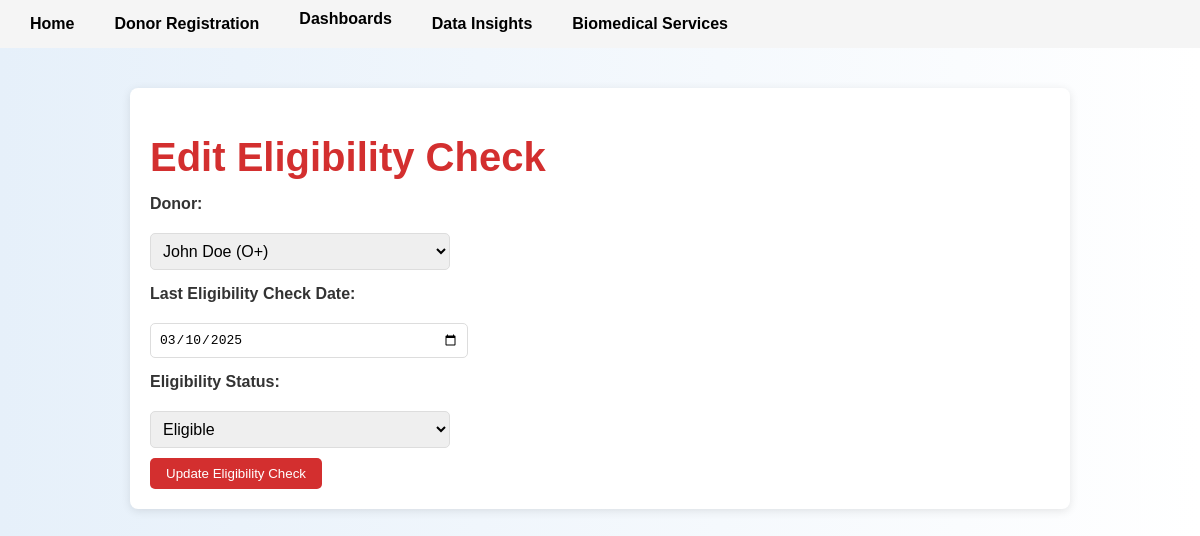
The app's page /eligibility/edit/1 with its own data.
### tables this page shows
CREATE TABLE DonationEligibility (
    EligibilityID INTEGER PRIMARY KEY AUTOINCREMENT,
    DonorID INTEGER NOT NULL,
    LastEligibilityCheck DATE NOT NULL,
    EligibilityStatus TEXT NOT NULL CHECK (EligibilityStatus IN ('Eligible', 'Not Eligible', 'Pending')),
    FOREIGN KEY (DonorID) REFERENCES Donors(DonorID) ON DELETE CASCADE
);

CREATE TABLE Donors (
    DonorID INTEGER PRIMARY KEY AUTOINCREMENT,
    Name TEXT NOT NULL,
    DateOfBirth DATE NOT NULL,
    BloodType TEXT NOT NULL CHECK (BloodType IN ('A+', 'A-', 'B+', 'B-', 'AB+', 'AB-', 'O+', 'O-')),
    ContactInfo TEXT NOT NULL,
    Email TEXT UNIQUE NOT NULL,
    LastDonationDate DATE
);

### app.py (the view, shortened to what this page needs)
@app.route('/eligibility/edit/<int:id>', methods=['GET', 'POST'])
def edit_eligibility(id):
    conn = get_db()
    eligibility = conn.execute('SELECT * FROM DonationEligibility WHERE EligibilityID = ?', (id,)).fetchone()
    donors = conn.execute('SELECT * FROM Donors').fetchall()
    return render_template('edit_eligibility.html', eligibility=eligibility, donors=donors)

### app.py (called while the page is built)
def get_db():
    conn = sqlite3.connect('database.db')
    conn.row_factory = sqlite3.Row
    return conn

### templates/edit_eligibility.html (shortened to what this page needs)
{% extends "layout.html" %}
{% block content %}
<div class="container">
    <h1>Edit Eligibility Check</h1>
    <form method="POST" action="{{ url_for('edit_eligibility', id=eligibility['EligibilityID']) }}">
        <label for="donor_id">Donor:</label>
        <select name="donor_id" id="donor_id" required>
            {% for donor in donors %}
                <option value="{{ donor['DonorID'] }}" {% if donor['DonorID'] == eligibility['DonorID'] %}selected{% endif %}>
                    {{ donor['Name'] }} ({{ donor['BloodType'] }})
                </option>
            {% endfor %}
        </select><br>
        <label for="last_eligibility_check">Last Eligibility Check Date:</label>
        <input type="date" name="last_eligibility_check" id="last_eligibility_check" value="{{ eligibility['LastEligibilityCheck'] }}" required><br>
        <label for="eligibility_status">Eligibility Status:</label>
        <select name="eligibility_status" id="eligibility_status" required>
            <option value="Eligible" {% if eligibility['EligibilityStatus'] == 'Eligible' %}selected{% endif %}>Eligible</option>
        </select><br>
        <button type="submit" class="btn">Update Eligibility Check</button>
    </form>
</div>
{% endblock %}

### static/css/style.css (style rules this page uses)
body { font-family: 'Helvetica', Arial, sans-serif; margin: 0; padding: 0; background: linear-gradient(to right, #e6f0fa, #ffffff); color: #333; }
.container { max-width: 900px; margin: 40px auto; padding: 20px; background-color: #ffffff; box-shadow: 0 2px 10px rgba(0, 0, 0, 0.1); border-radius: 8px; }
h1 { font-size: 2.5em; color: #d32f2f; margin-bottom: 10px; }
form label { display: block; margin: 15px 0; font-weight: bold; }
form input[type="text"], form input[type="email"], form input[type="date"], form select { width: 100%; max-width: 300px; padding: 8px; margin-top: 5px; border: 1px solid #ddd; border-radius: 5px; font-size: 1em; }
form button { background-color: #d32f2f; color: #ffffff; padding: 10px 20px; border: none; border-radius: 5px; cursor: pointer; transition: background-color 0.3s ease; }
.btn { display: inline-block; margin-top: 10px; padding: 8px 16px; background-color: #d32f2f; color: #ffffff; text-decoration: none; border-radius: 5px; transition: background-color 0.3s ease; }

### records on screen
DonationEligibility: donor_id "John Doe (O+)", last_eligibility_check "03/10/2025", eligibility_status "Eligible"
